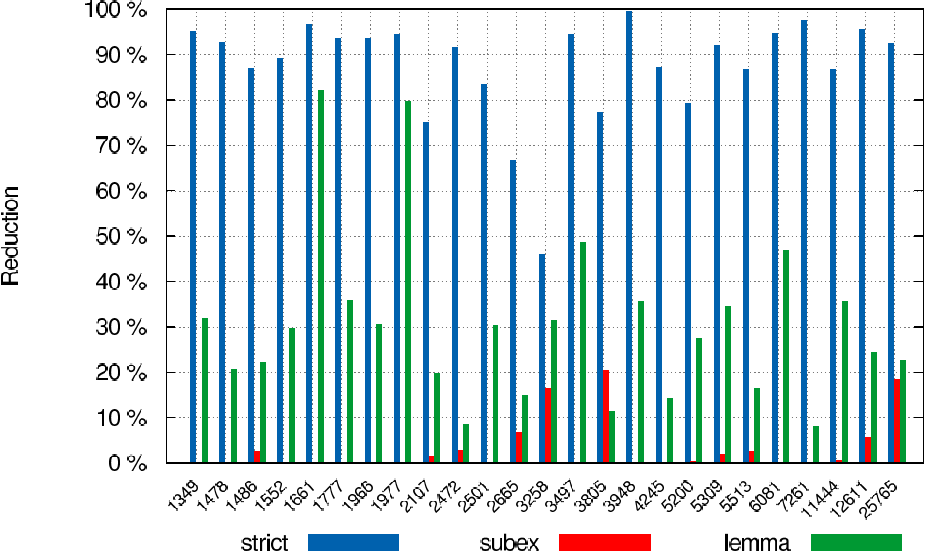

Source code (gnuplot):

set size ratio 0.6
set terminal postscript enhanced color font large_font
set output 'iso-comparison.tmp.eps'

#set xlabel "Ontology" textcolor rgb text_color font small_font
unset xlabel
set ylabel "Reduction" textcolor rgb text_color font small_font

#unset key

set key bmargin center horizontal noreverse autotitles nobox
set key font small_font

set style data histogram
set style histogram cluster gap 2
set style fill solid noborder

set ytics font small_font
set xtics font small_font
set xtic rotate by 45 scale 0 font ",12"  right
set format y "%g %%"

set style line 3 lt rgb "#009933" lw 4 pt 1 ps 1
set style line 1 lt rgb "#0060ad" lw 4 pt 6 ps 1
set style line 2 lt rgb "#ff0000" lw 4 pt 2 ps 1

set bmargin at screen 0.15


set datafile separator ","
plot "iso-comparison.csv" using ($3*100):xtic(2) title "strict",\
	"" using ($4*100) title "subex",\
	"" using ($5*100) title "lemma"